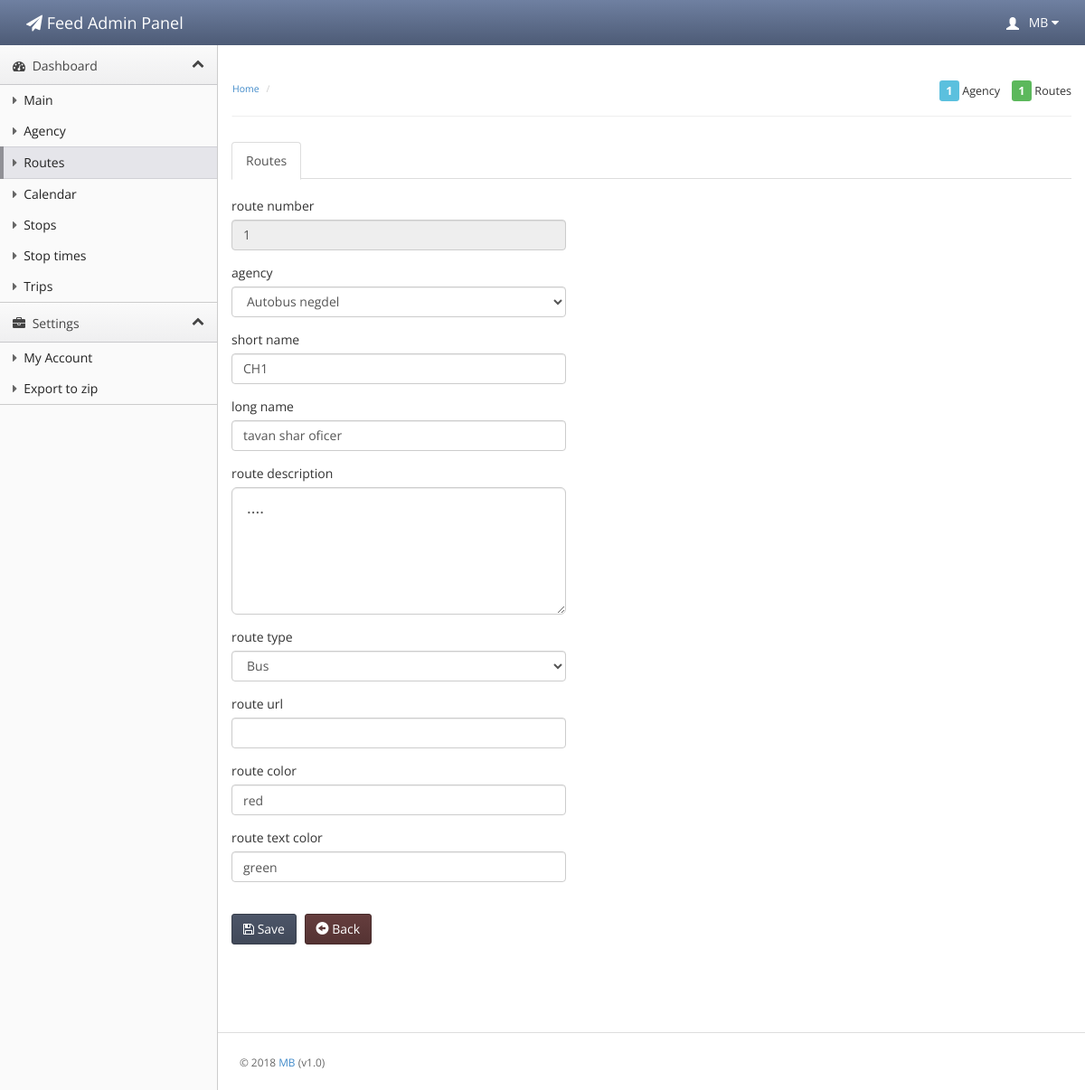
Page /routes/edit/1 on the committed database.
### tables this page shows
CREATE TABLE routes (route_id INTEGER PRIMARY KEY AUTOINCREMENT, agency_id INTEGER, route_short_name VARCHAR, route_long_name VARCHAR, route_desc VARCHAR, route_type INTEGER, route_url VARCHAR, route_color VARCHAR, route_text_color VARCHAR);

### application/core/MY_Loader.php (called while the page is built, shortened)
<?php
class MY_Loader extends CI_Loader {
    public function template($template_name, $vars = array(), $return = FALSE)
    {
        if($return):
        $content  = $this->view('header', $vars, $return);
        $content .= $this->view($template_name, $vars, $return);
        $content .= $this->view('footer', $vars, $return);
        return $content;
    else:
        $this->view($template_name, $vars);
    endif;
    }
}

### application/controllers/routes.php (called while the page is built, shortened)
<?php
class Routes extends CI_Controller {
    var $url = "routes";
    public function __construct() {
        $this->load->model('routes_model', 'model');
        $this->load->model('agency_model');
    }
    public function edit($id) {
        $result = $this->agency_model->getAgencyList();
        $agencyCmb = null;
        foreach($result as $row){
            $agencyCmb[$row["agency_id"]] = $row["agency_name"];
        }
        $data = $this->model->getRouteRow(intval($id));
        $this->load->template($this->url."/edit", ["data" => $data,
                                                   "sys_globals" => $GLOBALS["SYS_GLOBALS"],
                                                   "agencyCmb" => $agencyCmb]);
    }
}

### index.php (called while the page is built, shortened)
<?php
require_once BASEPATH.'core/CodeIgniter.php';

### application/libraries/Message.php (called while the page is built, shortened)
<?php
class Message {
    public static function display($type = 'all', $print = false) {
        $data = '';
        if (!isset($_SESSION['flash_messages'])){
            return false;
        }
    }
}

### application/models/routes_model.php (called while the page is built, shortened)
<?php
class Routes_model extends CI_Model {
    public function getRouteRow($id){
        $result = $this->db->query('select * from routes where route_id =? limit 1', array($id))->row_array();
        return $result;
    }
}

### application/models/agency_model.php (called while the page is built, shortened)
<?php
class Agency_model extends CI_Model {
    public function getAgencyList() {
        $result = $this->db->query('select * from agency')->result_array();
        return $result;
    }
}

### application/views/routes/edit.php (the view)
<div class="main-content">
    <ul class="nav nav-tabs">
        <li class="active"><a href="#home" data-toggle="tab">Routes</a></li>
    </ul>
    <div class="row">
        <div class="col-md-5">
            <br>
            <div id="myTabContent" class="tab-content">
                <div class="tab-pane active in" id="home">
                    <form id="userform" name="userform" action="/routes/registration" method="post">
                        <div class="form-group">
                            <label>route number</label>
                            <input type="text" name="route_id" value="<?php echo $data["route_id"]; ?>" readonly="" class="form-control">
                        </div>
                        <div class="form-group">
                            <label>agency</label>
                            <?php echo form_dropdown('agency_id', $agencyCmb, $data["agency_id"], array('class'=>'form-control')); ?>
                        </div>
                        <div class="form-group">
                            <label>short name</label>
                            <input type="text" name="route_short_name" value="<?php echo $data["route_short_name"]; ?>" class="form-control">
                        </div>
                        <div class="form-group">
                            <label>long name</label>
                            <input type="text" name="route_long_name" value="<?php echo $data["route_long_name"]; ?>" class="form-control">
                        </div>
                        <div class="form-group">
                            <label>route description</label>
                            <textarea name="route_desc" class="form-control input-lg" rows="5"><?php echo $data["route_desc"]; ?></textarea>
                        </div>
                        <div class="form-group">
                            <label>route type</label>
                            <?php echo form_dropdown('route_type', $sys_globals["route_type"], $data["route_type"], array('class'=>'form-control')); ?>
                        </div>
                        <div class="form-group">
                            <label>route url</label>
                            <input type="text" name="route_url" value="<?php echo $data["route_url"]; ?>" class="form-control">
                        </div>
                        <div class="form-group">
                            <label>route color</label>
                            <input type="text" name="route_color" value="<?php echo $data["route_color"]; ?>" class="form-control">
                        </div>
                        <div class="form-group">
                            <label>route text color</label>
                            <input type="text" name="route_text_color" value="<?php echo $data["route_text_color"]; ?>" class="form-control">
                        </div><br>
                    </form>
                </div>
            </div>
            <div class="btn-toolbar list-toolbar">
                <button class="btn btn-primary" onclick="$('#userform').submit();"><i class="fa fa-save"></i> Save</button>
                <a href="/routes" data-toggle="modal" class="btn btn-danger"><i class="glyphicon glyphicon-circle-arrow-left"></i> Back</a>
            </div>
        </div>
    </div>
</div>

### assets/css/theme.css (style rules this page uses)
body { background: #fafafa; background-position: initial initial; background-repeat: initial initial; margin: 0px; padding: 0px; }
body, h1, h2, h3, h4, h5, h6, p, a, .h1, .h2, .h3, .h4, .h5, .h6 { font-family: 'Open Sans', helvetica, arial, sans-serif; }
label { font-weight: normal; }
.nav-tabs > li { margin-bottom: -2px; }
.btn-toolbar.list-toolbar { margin-bottom: 1em; }
.btn { -webkit-border-radius: 3px; -moz-border-radius: 3px; border-radius: 3px; }
.btn-primary { background-color: #414959; background-image: -webkit-gradient(linear, 0 0, 0 100%, from(#4c5568), to(#414959)); border: 1px solid #363d4a; font-weight: normal; }
.btn-danger { background-color: #553333; background-image: -webkit-gradient(linear, 0 0, 0 100%, from(#653d3d), to(#553333)); border: 1px solid #452929; font-weight: normal; }

### rows in the picture
routes: route_id "1", agency_id "Autobus negdel", route_short_name "CH1", route_long_name "tavan shar oficer", route_desc "....", route_type "Bus", route_color "red", route_text_color "green"
